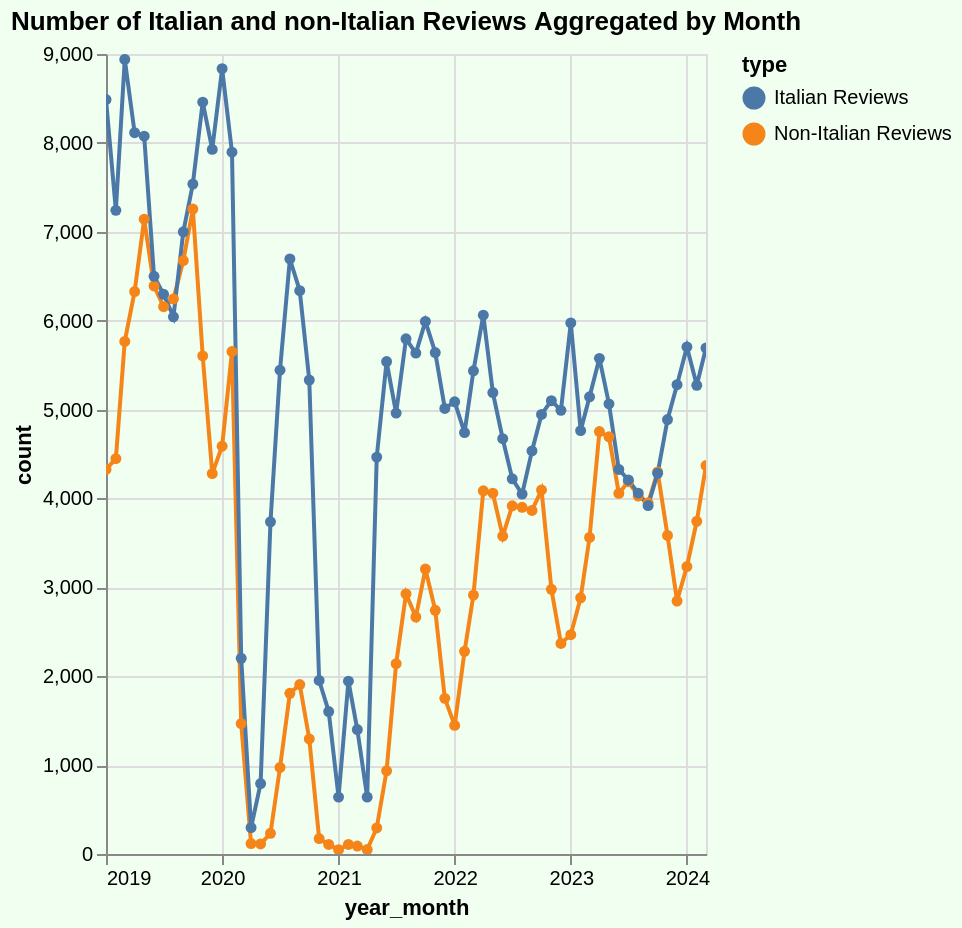

This figure's Vega-Lite source:
### Vega-Lite specification from a JSON file in a GitHub repository (floating-point values rounded to 4 significant figures)
{"config": {"view": {"continuousWidth": 300, "continuousHeight": 300}}, "data": {"name": "data-3759b0bbe6ef8149b1f1a9509ee68cda"}, "mark": {"type": "line", "point": true}, "background": "#f0fff0", "encoding": {"color": {"field": "type", "type": "nominal"}, "tooltip": [{"field": "year_month", "type": "temporal"}, {"field": "count", "type": "quantitative"}, {"field": "type", "type": "nominal"}], "x": {"field": "year_month", "type": "temporal"}, "y": {"field": "count", "type": "quantitative"}}, "height": 400, "params": [{"name": "param_7", "select": {"type": "interval", "encodings": ["x", "y"]}, "bind": "scales"}], "title": "Number of Italian and non-Italian Reviews Aggregated by Month", "width": "container", "$schema": "https://vega.github.io/schema/vega-lite/v5.17.0.json", "datasets": {"data-3759b0bbe6ef8149b1f1a9509ee68cda": [{"year_month": "2019-01-01T00:00:00", "count": 4327, "type": "Non-Italian Reviews"}, {"year_month": "2019-02-01T00:00:00", "count": 4448, "type": "Non-Italian Reviews"}, {"year_month": "2019-03-01T00:00:00", "count": 5767, "type": "Non-Italian Reviews"}, {"year_month": "2019-04-01T00:00:00", "count": 6328, "type": "Non-Italian Reviews"}, {"year_month": "2019-05-01T00:00:00", "count": 7141, "type": "Non-Italian Reviews"}, {"year_month": "2019-06-01T00:00:00", "count": 6390, "type": "Non-Italian Reviews"}, {"year_month": "2019-07-01T00:00:00", "count": 6157, "type": "Non-Italian Reviews"}, {"year_month": "2019-08-01T00:00:00", "count": 6244, "type": "Non-Italian Reviews"}, {"year_month": "2019-09-01T00:00:00", "count": 6676, "type": "Non-Italian Reviews"}, {"year_month": "2019-10-01T00:00:00", "count": 7256, "type": "Non-Italian Reviews"}, {"year_month": "2019-11-01T00:00:00", "count": 5604, "type": "Non-Italian Reviews"}, {"year_month": "2019-12-01T00:00:00", "count": 4280, "type": "Non-Italian Reviews"}, {"year_month": "2020-01-01T00:00:00", "count": 4588, "type": "Non-Italian Reviews"}, {"year_month": "2020-02-01T00:00:00", "count": 5653, "type": "Non-Italian Reviews"}, {"year_month": "2020-03-01T00:00:00", "count": 1467, "type": "Non-Italian Reviews"}, {"year_month": "2020-04-01T00:00:00", "count": 117, "type": "Non-Italian Reviews"}, {"year_month": "2020-05-01T00:00:00", "count": 113, "type": "Non-Italian Reviews"}, {"year_month": "2020-06-01T00:00:00", "count": 233, "type": "Non-Italian Reviews"}, {"year_month": "2020-07-01T00:00:00", "count": 974, "type": "Non-Italian Reviews"}, {"year_month": "2020-08-01T00:00:00", "count": 1808, "type": "Non-Italian Reviews"}, {"year_month": "2020-09-01T00:00:00", "count": 1906, "type": "Non-Italian Reviews"}, {"year_month": "2020-10-01T00:00:00", "count": 1294, "type": "Non-Italian Reviews"}, {"year_month": "2020-11-01T00:00:00", "count": 174, "type": "Non-Italian Reviews"}, {"year_month": "2020-12-01T00:00:00", "count": 107, "type": "Non-Italian Reviews"}, {"year_month": "2021-01-01T00:00:00", "count": 48, "type": "Non-Italian Reviews"}, {"year_month": "2021-02-01T00:00:00", "count": 107, "type": "Non-Italian Reviews"}, {"year_month": "2021-03-01T00:00:00", "count": 89, "type": "Non-Italian Reviews"}, {"year_month": "2021-04-01T00:00:00", "count": 50, "type": "Non-Italian Reviews"}, {"year_month": "2021-05-01T00:00:00", "count": 293, "type": "Non-Italian Reviews"}, {"year_month": "2021-06-01T00:00:00", "count": 936, "type": "Non-Italian Reviews"}, {"year_month": "2021-07-01T00:00:00", "count": 2141, "type": "Non-Italian Reviews"}, {"year_month": "2021-08-01T00:00:00", "count": 2926, "type": "Non-Italian Reviews"}, {"year_month": "2021-09-01T00:00:00", "count": 2666, "type": "Non-Italian Reviews"}, {"year_month": "2021-10-01T00:00:00", "count": 3206, "type": "Non-Italian Reviews"}, {"year_month": "2021-11-01T00:00:00", "count": 2742, "type": "Non-Italian Reviews"}, {"year_month": "2021-12-01T00:00:00", "count": 1751, "type": "Non-Italian Reviews"}, {"year_month": "2022-01-01T00:00:00", "count": 1447, "type": "Non-Italian Reviews"}, {"year_month": "2022-02-01T00:00:00", "count": 2280, "type": "Non-Italian Reviews"}, {"year_month": "2022-03-01T00:00:00", "count": 2913, "type": "Non-Italian Reviews"}, {"year_month": "2022-04-01T00:00:00", "count": 4086, "type": "Non-Italian Reviews"}, {"year_month": "2022-05-01T00:00:00", "count": 4059, "type": "Non-Italian Reviews"}, {"year_month": "2022-06-01T00:00:00", "count": 3575, "type": "Non-Italian Reviews"}, {"year_month": "2022-07-01T00:00:00", "count": 3917, "type": "Non-Italian Reviews"}, {"year_month": "2022-08-01T00:00:00", "count": 3900, "type": "Non-Italian Reviews"}, {"year_month": "2022-09-01T00:00:00", "count": 3865, "type": "Non-Italian Reviews"}, {"year_month": "2022-10-01T00:00:00", "count": 4095, "type": "Non-Italian Reviews"}, {"year_month": "2022-11-01T00:00:00", "count": 2978, "type": "Non-Italian Reviews"}, {"year_month": "2022-12-01T00:00:00", "count": 2369, "type": "Non-Italian Reviews"}, {"year_month": "2023-01-01T00:00:00", "count": 2467, "type": "Non-Italian Reviews"}, {"year_month": "2023-02-01T00:00:00", "count": 2882, "type": "Non-Italian Reviews"}, {"year_month": "2023-03-01T00:00:00", "count": 3562, "type": "Non-Italian Reviews"}, {"year_month": "2023-04-01T00:00:00", "count": 4752, "type": "Non-Italian Reviews"}, {"year_month": "2023-05-01T00:00:00", "count": 4694, "type": "Non-Italian Reviews"}, {"year_month": "2023-06-01T00:00:00", "count": 4057, "type": "Non-Italian Reviews"}, {"year_month": "2023-07-01T00:00:00", "count": 4188, "type": "Non-Italian Reviews"}, {"year_month": "2023-08-01T00:00:00", "count": 4026, "type": "Non-Italian Reviews"}, {"year_month": "2023-09-01T00:00:00", "count": 3951, "type": "Non-Italian Reviews"}, {"year_month": "2023-10-01T00:00:00", "count": 4299, "type": "Non-Italian Reviews"}, {"year_month": "2023-11-01T00:00:00", "count": 3584, "type": "Non-Italian Reviews"}, {"year_month": "2023-12-01T00:00:00", "count": 2846, "type": "Non-Italian Reviews"}, {"year_month": "2024-01-01T00:00:00", "count": 3234, "type": "Non-Italian Reviews"}, {"year_month": "2024-02-01T00:00:00", "count": 3743, "type": "Non-Italian Reviews"}, {"year_month": "2024-03-01T00:00:00", "count": 4370, "type": "Non-Italian Reviews"}, {"year_month": "2019-01-01T00:00:00", "count": 8487, "type": "Italian Reviews"}, {"year_month": "2019-02-01T00:00:00", "count": 7241, "type": "Italian Reviews"}, {"year_month": "2019-03-01T00:00:00", "count": 8939, "type": "Italian Reviews"}, {"year_month": "2019-04-01T00:00:00", "count": 8115, "type": "Italian Reviews"}, {"year_month": "2019-05-01T00:00:00", "count": 8076, "type": "Italian Reviews"}, {"year_month": "2019-06-01T00:00:00", "count": 6499, "type": "Italian Reviews"}, {"year_month": "2019-07-01T00:00:00", "count": 6297, "type": "Italian Reviews"}, {"year_month": "2019-08-01T00:00:00", "count": 6044, "type": "Italian Reviews"}, {"year_month": "2019-09-01T00:00:00", "count": 7000, "type": "Italian Reviews"}, {"year_month": "2019-10-01T00:00:00", "count": 7537, "type": "Italian Reviews"}, {"year_month": "2019-11-01T00:00:00", "count": 8458, "type": "Italian Reviews"}, {"year_month": "2019-12-01T00:00:00", "count": 7927, "type": "Italian Reviews"}, {"year_month": "2020-01-01T00:00:00", "count": 8835, "type": "Italian Reviews"}, {"year_month": "2020-02-01T00:00:00", "count": 7895, "type": "Italian Reviews"}, {"year_month": "2020-03-01T00:00:00", "count": 2202, "type": "Italian Reviews"}, {"year_month": "2020-04-01T00:00:00", "count": 297, "type": "Italian Reviews"}, {"year_month": "2020-05-01T00:00:00", "count": 793, "type": "Italian Reviews"}, {"year_month": "2020-06-01T00:00:00", "count": 3737, "type": "Italian Reviews"}, {"year_month": "2020-07-01T00:00:00", "count": 5443, "type": "Italian Reviews"}, {"year_month": "2020-08-01T00:00:00", "count": 6694, "type": "Italian Reviews"}, {"year_month": "2020-09-01T00:00:00", "count": 6337, "type": "Italian Reviews"}, {"year_month": "2020-10-01T00:00:00", "count": 5332, "type": "Italian Reviews"}, {"year_month": "2020-11-01T00:00:00", "count": 1952, "type": "Italian Reviews"}, {"year_month": "2020-12-01T00:00:00", "count": 1603, "type": "Italian Reviews"}, {"year_month": "2021-01-01T00:00:00", "count": 640, "type": "Italian Reviews"}, {"year_month": "2021-02-01T00:00:00", "count": 1944, "type": "Italian Reviews"}, {"year_month": "2021-03-01T00:00:00", "count": 1400, "type": "Italian Reviews"}, {"year_month": "2021-04-01T00:00:00", "count": 641, "type": "Italian Reviews"}, {"year_month": "2021-05-01T00:00:00", "count": 4465, "type": "Italian Reviews"}, {"year_month": "2021-06-01T00:00:00", "count": 5540, "type": "Italian Reviews"}, {"year_month": "2021-07-01T00:00:00", "count": 4960, "type": "Italian Reviews"}, {"year_month": "2021-08-01T00:00:00", "count": 5796, "type": "Italian Reviews"}, {"year_month": "2021-09-01T00:00:00", "count": 5635, "type": "Italian Reviews"}, {"year_month": "2021-10-01T00:00:00", "count": 5992, "type": "Italian Reviews"}, {"year_month": "2021-11-01T00:00:00", "count": 5641, "type": "Italian Reviews"}, {"year_month": "2021-12-01T00:00:00", "count": 5013, "type": "Italian Reviews"}, {"year_month": "2022-01-01T00:00:00", "count": 5087, "type": "Italian Reviews"}, {"year_month": "2022-02-01T00:00:00", "count": 4741, "type": "Italian Reviews"}, {"year_month": "2022-03-01T00:00:00", "count": 5436, "type": "Italian Reviews"}, {"year_month": "2022-04-01T00:00:00", "count": 6062, "type": "Italian Reviews"}, {"year_month": "2022-05-01T00:00:00", "count": 5191, "type": "Italian Reviews"}, {"year_month": "2022-06-01T00:00:00", "count": 4672, "type": "Italian Reviews"}, {"year_month": "2022-07-01T00:00:00", "count": 4221, "type": "Italian Reviews"}, {"year_month": "2022-08-01T00:00:00", "count": 4049, "type": "Italian Reviews"}, {"year_month": "2022-09-01T00:00:00", "count": 4535, "type": "Italian Reviews"}, {"year_month": "2022-10-01T00:00:00", "count": 4945, "type": "Italian Reviews"}, {"year_month": "2022-11-01T00:00:00", "count": 5100, "type": "Italian Reviews"}, {"year_month": "2022-12-01T00:00:00", "count": 4991, "type": "Italian Reviews"}, {"year_month": "2023-01-01T00:00:00", "count": 5975, "type": "Italian Reviews"}, {"year_month": "2023-02-01T00:00:00", "count": 4763, "type": "Italian Reviews"}, {"year_month": "2023-03-01T00:00:00", "count": 5144, "type": "Italian Reviews"}, {"year_month": "2023-04-01T00:00:00", "count": 5576, "type": "Italian Reviews"}, {"year_month": "2023-05-01T00:00:00", "count": 5064, "type": "Italian Reviews"}, {"year_month": "2023-06-01T00:00:00", "count": 4326, "type": "Italian Reviews"}, {"year_month": "2023-07-01T00:00:00", "count": 4208, "type": "Italian Reviews"}, {"year_month": "2023-08-01T00:00:00", "count": 4060, "type": "Italian Reviews"}, {"year_month": "2023-09-01T00:00:00", "count": 3920, "type": "Italian Reviews"}, {"year_month": "2023-10-01T00:00:00", "count": 4283, "type": "Italian Reviews"}, {"year_month": "2023-11-01T00:00:00", "count": 4887, "type": "Italian Reviews"}, {"year_month": "2023-12-01T00:00:00", "count": 5280, "type": "Italian Reviews"}, {"year_month": "2024-01-01T00:00:00", "count": 5705, "type": "Italian Reviews"}, {"year_month": "2024-02-01T00:00:00", "count": 5273, "type": "Italian Reviews"}, {"year_month": "2024-03-01T00:00:00", "count": 5692, "type": "Italian Reviews"}]}}
